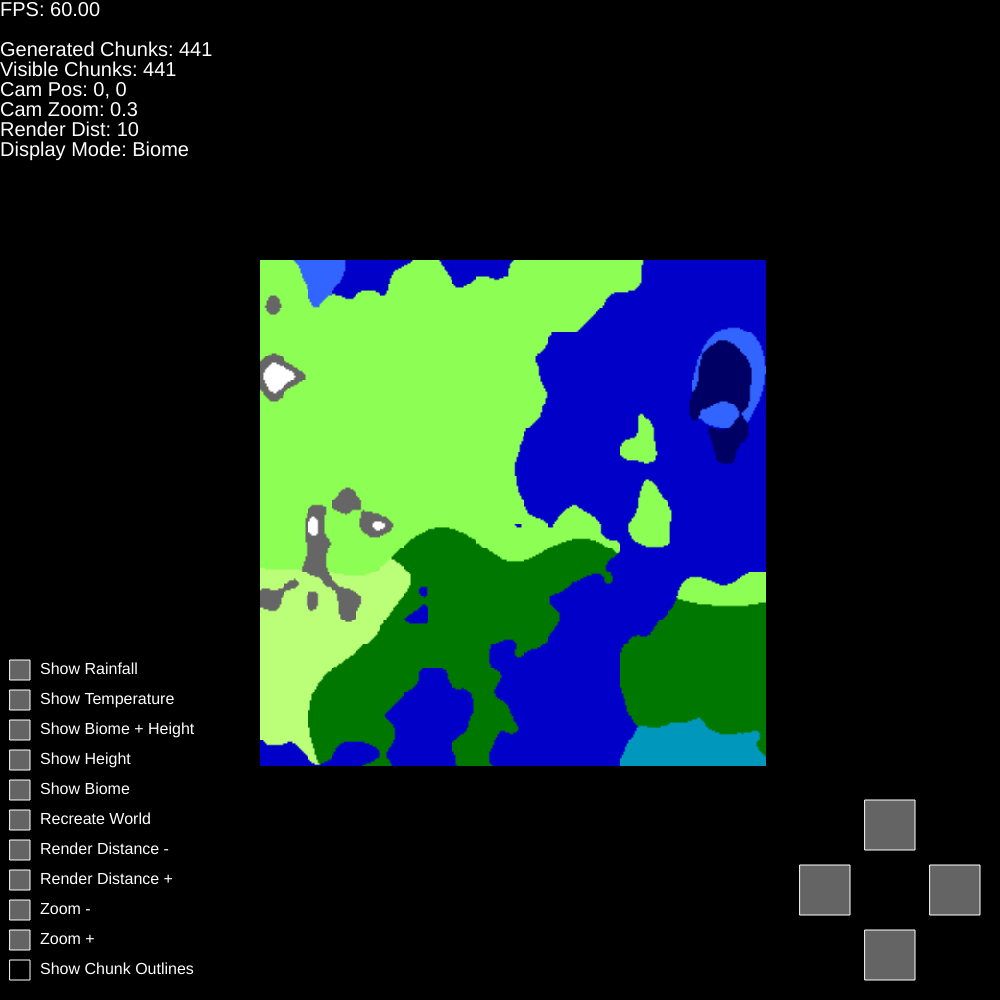
Frame 1 (no input)
Frame 60 (no input): identical to frame 1, image omitted
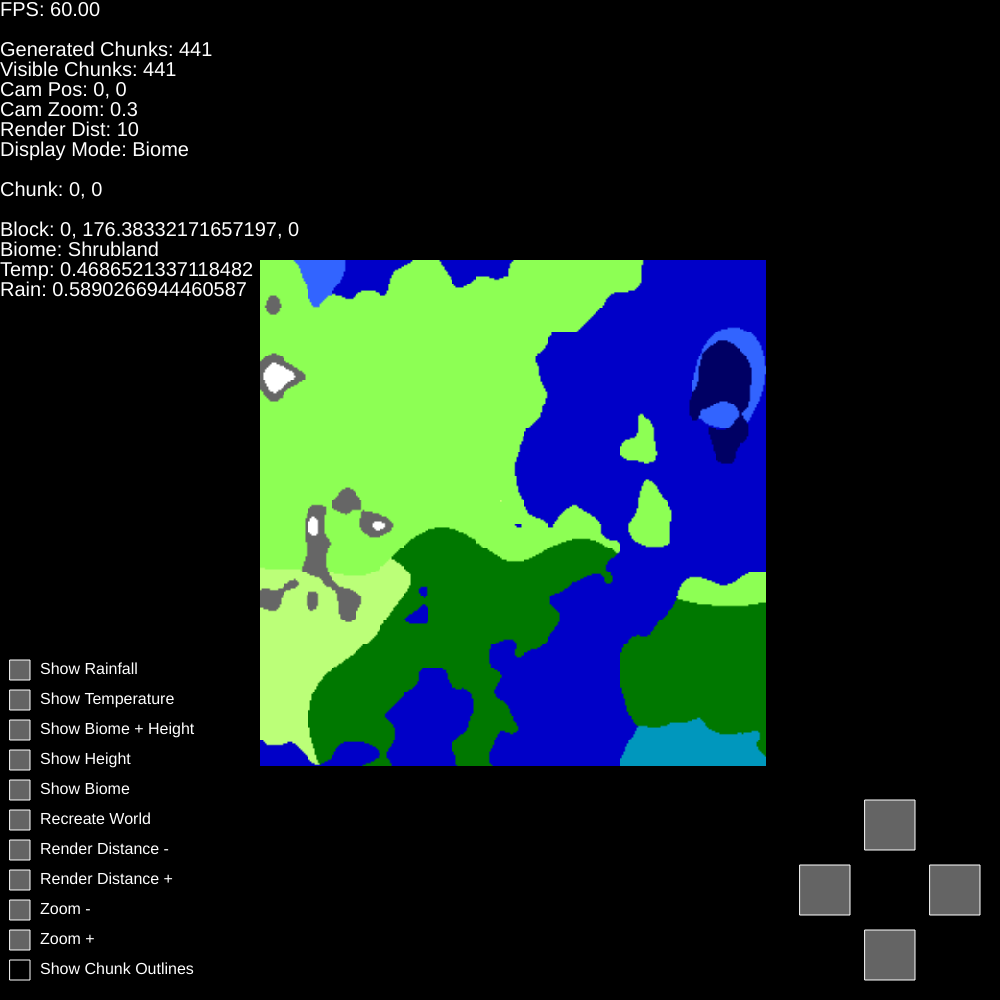
Frame 120 (the mouse pressed at the canvas centre since frame 60)

The p5.js sketch that drew these frames (run headless with seeded random() and noise() and a simulated clock; from frame 60 on, the mouse is pressed at the canvas centre):

// p5.js sketch
// ── sketch.js
/*
  Port of Processing (Java) sketch to p5.js (single-file)
  Notes:
  - Requires p5.js to be loaded before this script in an HTML page.
  - Global mode is used: setup(), draw(), and event handlers are defined globally.
*/

'use strict';

// ===== Constants =====
const CHUNK_SIZE = 16;
const CHUNK_HEIGHT_MIN = 0;
const SEA_LEVEL = 150;
const CHUNK_HEIGHT_MAX = 300;

const DEFAULT_CAM_ZOOM = 0.3;
const DEFAULT_RENDER_DISTANCE = 10; // lower default for web perf

// ===== Globals =====
let camX = 0;
let camZ = 0;
let prevCamChunkX = 0, prevCamChunkZ = 0;
let prevCamChunkX2 = 0, prevCamChunkZ2 = 0;
let camZoom = DEFAULT_CAM_ZOOM;
let camMoveSpeed = 2.5;
let renderDistance = DEFAULT_RENDER_DISTANCE;
let generatedChunks = [];
let visibleChunks = [];

let worldGenScale = 0.01;
let worldGenType = 'Default'; // 'Default', 'Flat', 'Zenith'

let getVisibleChunksNextFrame = true;

let visibleSize = 5;

let displayMode = 'Biome';

let heldKeys = [];

let mouseOverChunk = null;
let mouseOverBlock = null;

// UI
let showChunkOutlinesCheckBox;
let buttons = [];
let zoomInButton, zoomOutButton;
let increaseRenderDistanceButton, decreaseRenderDistanceButton;
let recreateWorldButton;
let renderModeBiomeButton, renderModeHeightButton, renderModeBiomeHeightButton, renderModeTempButton, renderModeRainButton;
let navForwardButton, navBackButton, navLeftButton, navRightButton; // bottom-right navigation buttons

// ===== Helpers =====
function drawSquare(x, y, s) { rect(x, y, s, s); }

function containsInt(arr, v){ return arr.indexOf(v) !== -1; }

function removeInt(arr, v){
  const i = arr.indexOf(v);
  if(i !== -1){ arr.splice(i, 1); }
}

// ===== Classes =====
class Block {
  constructor(){
    this.x = 0; this.z = 0;
    this.y = 0;
    this.temp = 0;
    this.rainfall = 0;
    this.biome = null;
  }
}

class BiomeCls {
  constructor(name, r, g, b){
    this.name = name;
    this.r = r; this.g = g; this.b = b;
  }
  getColor(){ return color(this.r, this.g, this.b); }
}

// Keep the same names as the Processing enum for easy mapping
const Biome = {
  DESERT:      new BiomeCls('Desert',       255, 255, 100),
  SAVANNA:     new BiomeCls('Savanna',      187, 255, 120),
  PLAINS:      new BiomeCls('Plains',       100, 255, 100),
  SHRUBLAND:   new BiomeCls('Shrubland',    141, 255,  84),
  JUNGLE:      new BiomeCls('Jungle',         0, 200,   0),
  FOREST:      new BiomeCls('Forest',         0, 120,   0),
  BEACH:       new BiomeCls('Beach',        255, 255,   0),
  SNOWYPEAKS:  new BiomeCls('Snowy Peaks',  255, 255, 255),
  TUNDRA:      new BiomeCls('Tundra',       200, 200, 200),
  TAIGA:       new BiomeCls('Taiga',        120, 255, 196),
  OCEAN:       new BiomeCls('Ocean',          0,   0, 200),
  DEEPOCEAN:   new BiomeCls('Deep Ocean',     0,   0, 100),
  WARMOCEAN:   new BiomeCls('Warm Ocean',     0, 151, 189),
  COLDOCEAN:   new BiomeCls('Cold Ocean',    50, 100, 255),
  MOUNTAINS:   new BiomeCls('Mountains',    102, 102, 102),
  NULL:        new BiomeCls('Null',           0,   0,   0)
};

class Button {
  constructor(pos_, size_, label_, clickHandler_){
    this.pos = pos_.copy ? pos_.copy() : createVector(pos_.x, pos_.y);
    this.size = size_;
    this.label = label_;
    this.img = null;
    this.clickHandler = clickHandler_ || { onClick: () => {} };
    buttons.push(this);
  }
  isMouseOver(){
    return mouseX > this.pos.x && mouseX < this.pos.x + this.size && mouseY > this.pos.y && mouseY < this.pos.y + this.size;
  }
  onClick(){ /* unused (compat) */ }
  render(){
    // Box
    strokeWeight(1);
    stroke(255);
    fill(100);
    if(this.isMouseOver()) fill(200);
    drawSquare(this.pos.x, this.pos.y, this.size);

    // Image
    if(this.img){ image(this.img, this.pos.x, this.pos.y, this.size, this.size); }

    // Transparent background for label
    noStroke();
    fill(0, 10);
    rect(this.pos.x + this.size * 1.5, this.pos.y, textWidth(this.label), this.size);

    // Label
    fill(255);
    noStroke();
    textAlign(LEFT, CENTER);
    textSize(this.size * 0.8);
    text(this.label, this.pos.x + this.size * 1.5, this.pos.y + this.size / 2);
  }
}

class CheckBox {
  constructor(pos_, size_, label_){
    this.pos = pos_.copy ? pos_.copy() : createVector(pos_.x, pos_.y);
    this.size = size_;
    this.label = label_;
    this.checked = false;
  }
  render(){
    // Box
    strokeWeight(1);
    stroke(255);
    noFill();
    drawSquare(this.pos.x, this.pos.y, this.size);

    // Check cross
    if(this.checked){
      line(this.pos.x, this.pos.y, this.pos.x + this.size, this.pos.y + this.size);
      line(this.pos.x + this.size, this.pos.y, this.pos.x, this.pos.y + this.size);
    }

    // Transparent background for label
    noStroke();
    fill(0, 100);
    rect(this.pos.x + this.size * 1.5, this.pos.y, textWidth(this.label), this.size);

    // Label
    fill(255);
    noStroke();
    textAlign(LEFT, CENTER);
    textSize(this.size * 0.8);
    text(this.label, this.pos.x + this.size * 1.5, this.pos.y + this.size / 2);
  }
  isMouseOver(){
    return mouseX > this.pos.x && mouseX < this.pos.x + this.size && mouseY > this.pos.y && mouseY < this.pos.y + this.size;
  }
  toggle(){ this.checked = !this.checked; }
}

class Chunk {
  constructor(){
    this.x = 0; this.z = 0;
    this.blocks = new Array(CHUNK_SIZE);
    for(let i=0; i<CHUNK_SIZE; i++){ this.blocks[i] = new Array(CHUNK_SIZE); }
    // Offscreen render target for this chunk (p5.Graphics) and dirty flag
    this.gfx = null;
    this.dirty = true;
    this.lastRenderedMode = null;
  }
}

// ===== Setup & Draw =====
function setup(){
  createCanvas(1000, 1000);
  // Reduce device pixel ratio to 1 for faster drawing on high-DPI displays
  pixelDensity(1);
  // 60 FPS is smoother and less CPU intensive on web
  frameRate(60);

  generatedChunks = [];
  visibleChunks = [];

  noiseDetail(4, 0.5);

  heldKeys = [];

  showChunkOutlinesCheckBox = new CheckBox(createVector(10, height - 40), 20, 'Show Chunk Outlines');
  zoomInButton = new Button(createVector(10, height - 70), 20, 'Zoom +', { onClick: () => changeCamZoom(1) });
  zoomOutButton = new Button(createVector(10, height - 100), 20, 'Zoom -', { onClick: () => changeCamZoom(-1) });
  increaseRenderDistanceButton = new Button(createVector(10, height - 130), 20, 'Render Distance +', { onClick: () => changeRenderDistance(1) });
  decreaseRenderDistanceButton = new Button(createVector(10, height - 160), 20, 'Render Distance -', { onClick: () => changeRenderDistance(-1) });
  recreateWorldButton = new Button(createVector(10, height - 190), 20, 'Recreate World', { onClick: () => recreateWorld() });
  renderModeBiomeButton = new Button(createVector(10, height - 220), 20, 'Show Biome', { onClick: () => { displayMode = 'Biome'; } });
  renderModeHeightButton = new Button(createVector(10, height - 250), 20, 'Show Height', { onClick: () => { displayMode = 'Height'; } });
  renderModeBiomeHeightButton = new Button(createVector(10, height - 280), 20, 'Show Biome + Height', { onClick: () => { displayMode = 'Biome + Height'; } });
  renderModeTempButton = new Button(createVector(10, height - 310), 20, 'Show Temperature', { onClick: () => { displayMode = 'Temperature'; } });
  renderModeRainButton = new Button(createVector(10, height - 340), 20, 'Show Rainfall', { onClick: () => { displayMode = 'Rainfall'; } });

  // Bottom-right navigation buttons (D-pad)
  const navSize = 50;
  const navSpacing = 15;
  // Place cluster with enough right margin for label rendering area
  const clusterX = width - 200; // tuned so label area won't overflow
  const clusterY = height - 200;
  // Up
  navForwardButton = new Button(createVector(clusterX + navSize + navSpacing, clusterY), navSize, '', { onClick: () => moveCam(0, -5) });
  // Left, Right
  navLeftButton   = new Button(createVector(clusterX, clusterY + navSize + navSpacing), navSize, '', { onClick: () => moveCam(-5, 0) });
  navRightButton  = new Button(createVector(clusterX + (navSize + navSpacing) * 2, clusterY + navSize + navSpacing), navSize, '', { onClick: () => moveCam(5, 0) });
  // Down
  navBackButton   = new Button(createVector(clusterX + navSize + navSpacing, clusterY + (navSize + navSpacing) * 2), navSize, '', { onClick: () => moveCam(0, 5) });
}

function draw(){
  processKeys();

  if(getVisibleChunksNextFrame){
    getVisibleChunks();
    getVisibleChunksNextFrame = false;
  }

  background(0);
  renderVisibleChunks();
  renderUI();
}

// ===== World / Chunks =====
function generateChunk(chunkX, chunkZ){
  const newChunk = new Chunk();
  newChunk.x = chunkX;
  newChunk.z = chunkZ;
  // Create offscreen graphics for this chunk (one pixel per block)
  newChunk.gfx = createGraphics(CHUNK_SIZE, CHUNK_SIZE);
  newChunk.gfx.pixelDensity(1);
  newChunk.gfx.noStroke();

  const chunkWorldX = chunkX * CHUNK_SIZE;
  const chunkWorldZ = chunkZ * CHUNK_SIZE;

  // Create blocks
  for(let zi=0; zi<CHUNK_SIZE; zi++){
    for(let xi=0; xi<CHUNK_SIZE; xi++){
      const newBlock = new Block();
      newBlock.x = chunkWorldX + xi;
      newBlock.z = chunkWorldZ + zi;
      newChunk.blocks[xi][zi] = newBlock;
    }
  }

  if(worldGenType === 'Default'){
    // Islands (height)
    for(let zi=0; zi<CHUNK_SIZE; zi++){
      for(let xi=0; xi<CHUNK_SIZE; xi++){
        const block = newChunk.blocks[xi][zi];
        const localScale = worldGenScale;
        const offsetX = 56852;
        const offsetZ = 27384;
        const n = noise((chunkWorldX + xi + offsetX) * localScale, (chunkWorldZ + zi + offsetZ) * localScale);
        const y = map(n, 0, 1, CHUNK_HEIGHT_MIN, CHUNK_HEIGHT_MAX);
        block.y = y;
      }
    }

    // Temperature
    for(let zi=0; zi<CHUNK_SIZE; zi++){
      for(let xi=0; xi<CHUNK_SIZE; xi++){
        const block = newChunk.blocks[xi][zi];
        const localScale = worldGenScale / 4;
        const offsetX = 97445;
        const offsetZ = 43758;
        const n = noise((chunkWorldX + xi + offsetX) * localScale, (chunkWorldZ + zi + offsetZ) * localScale);
        block.temp = n;
      }
    }

    // Rainfall
    for(let zi=0; zi<CHUNK_SIZE; zi++){
      for(let xi=0; xi<CHUNK_SIZE; xi++){
        const block = newChunk.blocks[xi][zi];
        const localScale = worldGenScale / 4;
        const offsetX = 85637;
        const offsetZ = 23548;
        const n = noise((chunkWorldX + xi + offsetX) * localScale, (chunkWorldZ + zi + offsetZ) * localScale);
        block.rainfall = n;
      }
    }

    // Biomes
    for(let zi=0; zi<CHUNK_SIZE; zi++){
      for(let xi=0; xi<CHUNK_SIZE; xi++){
        const block = newChunk.blocks[xi][zi];
        const y = block.y;
        const temp = block.temp;
        const rainfall = block.rainfall;

        let biome = null;

        if(y < SEA_LEVEL){
          // Oceans
          if(y < (SEA_LEVEL / 2.0)){
            biome = Biome.DEEPOCEAN;
          } else {
            if(temp < 0.33){      biome = Biome.COLDOCEAN; }
            else if(temp < 0.66){ biome = Biome.OCEAN; }
            else {                 biome = Biome.WARMOCEAN; }
          }
        }
        else if(y < CHUNK_HEIGHT_MAX / 1.4){
          // Land
          if(temp < 0.25){
            if(rainfall < 0.25){ biome = Biome.TUNDRA; }
            else {               biome = Biome.TAIGA; }
          }
          else if(temp < 0.5){
            if(rainfall < 0.25){ biome = Biome.PLAINS; }
            else {               biome = Biome.SHRUBLAND; }
          }
          else{
            if(rainfall < 0.25){      biome = Biome.DESERT; }
            else if(rainfall < 0.5){  biome = Biome.SAVANNA; }
            else if(rainfall < 0.75){ biome = Biome.FOREST; }
            else {                    biome = Biome.JUNGLE; }
          }
          if(biome == null){ block.biome = Biome.NULL; }
        }
        else{
          // Mountains
          biome = Biome.MOUNTAINS;
          if(temp > 0.5){
            if(y > CHUNK_HEIGHT_MAX / 1.2){ biome = Biome.SNOWYPEAKS; }
          } else {
            if(y > CHUNK_HEIGHT_MAX / 1.35){ biome = Biome.SNOWYPEAKS; }
          }
        }

        block.biome = biome;
      }
    }
  }
  else if(worldGenType === 'Flat'){
    // Flat Plains
    for(let zi=0; zi<CHUNK_SIZE; zi++){
      for(let xi=0; xi<CHUNK_SIZE; xi++){
        const block = newChunk.blocks[xi][zi];
        block.y = SEA_LEVEL;
        block.temp = 0.5;
        block.rainfall = 0.5;
        block.biome = Biome.PLAINS;
      }
    }
  }
  else if(worldGenType === 'Zenith'){
    const islandRadius = 500;
    const islandCenter = createVector(0, 0);
    const oceanFloorMax = SEA_LEVEL / 2;

    for(let zi=0; zi<CHUNK_SIZE; zi++){
      for(let xi=0; xi<CHUNK_SIZE; xi++){
        const block = newChunk.blocks[xi][zi];
        const localScale = worldGenScale;
        const offsetX = 56852;
        const offsetZ = 27384;
        const n = noise((chunkWorldX + xi + offsetX) * localScale, (chunkWorldZ + zi + offsetZ) * localScale);
        const oceanElev = map(n, 0, 1, CHUNK_HEIGHT_MIN, oceanFloorMax);

        const directionToCenter = atan2((chunkWorldZ + zi) - islandCenter.y, (chunkWorldX + xi) - islandCenter.x);
        const islandEdgeVariationNoise = noise(cos(directionToCenter) + 1000, sin(directionToCenter) + 1000);
        const islandEdgeVariation = map(islandEdgeVariationNoise, 0, 1, -1, 1) * islandRadius / 4.0;
        const variedIslandRadius = islandRadius + islandEdgeVariation;
        const distFromIslandCenter = dist(chunkWorldX + xi, chunkWorldZ + zi, islandCenter.x, islandCenter.y);
        const distFromIslandEdge = distFromIslandCenter - variedIslandRadius;
        const oceanToIslandBlendDist = (variedIslandRadius / 4.0);
        const distFromIslandEdgeClamped = constrain(distFromIslandEdge, 0, oceanToIslandBlendDist);

        const distFromOceanIslandBlend = distFromIslandEdge - oceanToIslandBlendDist;
        const oceanMaxDistanceFromIsland = variedIslandRadius * 3;

        let y = CHUNK_HEIGHT_MIN;

        if(distFromIslandEdgeClamped < oceanToIslandBlendDist){
          // Blend from ocean to island
          const blendFactor = map(distFromIslandEdgeClamped, 0, oceanToIslandBlendDist, 1, 0);
          const diffToSeaLevel = SEA_LEVEL - oceanElev;
          y = oceanElev + (diffToSeaLevel * blendFactor);
        }
        else if(distFromOceanIslandBlend < oceanMaxDistanceFromIsland){
          // Blend from deep ocean to ocean
          // const blendFactor = map(distFromOceanIslandBlend, 0, oceanMaxDistanceFromIsland, 0, 1);
          // const diffToSeaLevel = SEA_LEVEL - oceanElev;
          y = oceanElev;
        }
        block.y = y;
      }
    }

    // Temperature
    for(let zi=0; zi<CHUNK_SIZE; zi++){
      for(let xi=0; xi<CHUNK_SIZE; xi++){
        const block = newChunk.blocks[xi][zi];
        const localScale = worldGenScale / 4;
        const offsetX = 97445;
        const offsetZ = 43758;
        const n = noise((chunkWorldX + xi + offsetX) * localScale, (chunkWorldZ + zi + offsetZ) * localScale);
        block.temp = n;
      }
    }

    // Rainfall
    for(let zi=0; zi<CHUNK_SIZE; zi++){
      for(let xi=0; xi<CHUNK_SIZE; xi++){
        const block = newChunk.blocks[xi][zi];
        const localScale = worldGenScale / 4;
        const offsetX = 85637;
        const offsetZ = 23548;
        const n = noise((chunkWorldX + xi + offsetX) * localScale, (chunkWorldZ + zi + offsetZ) * localScale);
        block.rainfall = n;
      }
    }

    // Biomes
    for(let zi=0; zi<CHUNK_SIZE; zi++){
      for(let xi=0; xi<CHUNK_SIZE; xi++){
        const block = newChunk.blocks[xi][zi];
        const y = block.y;
        const temp = block.temp;
        const rainfall = block.rainfall;

        let biome = null;

        if(y < SEA_LEVEL){
          if(y < (SEA_LEVEL / 2.0)){
            biome = Biome.DEEPOCEAN;
          } else {
            if(temp < 0.33){      biome = Biome.COLDOCEAN; }
            else if(temp < 0.66){ biome = Biome.OCEAN; }
            else {                 biome = Biome.WARMOCEAN; }
          }
        }
        else if(y < CHUNK_HEIGHT_MAX / 1.4){
          if(temp < 0.25){
            if(rainfall < 0.25){ biome = Biome.TUNDRA; }
            else {               biome = Biome.TAIGA; }
          }
          else if(temp < 0.5){
            if(rainfall < 0.25){ biome = Biome.PLAINS; }
            else {               biome = Biome.SHRUBLAND; }
          }
          else{
            if(rainfall < 0.25){      biome = Biome.DESERT; }
            else if(rainfall < 0.5){  biome = Biome.SAVANNA; }
            else if(rainfall < 0.75){ biome = Biome.FOREST; }
            else {                    biome = Biome.JUNGLE; }
          }
          if(biome == null){ block.biome = Biome.NULL; }
        }
        else{
          biome = Biome.MOUNTAINS;
          if(temp > 0.5){
            if(y > CHUNK_HEIGHT_MAX / 1.2){ biome = Biome.SNOWYPEAKS; }
          } else {
            if(y > CHUNK_HEIGHT_MAX / 1.35){ biome = Biome.SNOWYPEAKS; }
          }
        }

        block.biome = biome;
      }
    }
  }

  generatedChunks.push(newChunk);
  // Mark for initial render to gfx on first draw
  newChunk.dirty = true;
  return newChunk;
}

function getGeneratedChunk(chunkX, chunkZ){
  for(const generatedChunk of generatedChunks){
    if(generatedChunk.x === chunkX && generatedChunk.z === chunkZ){ return generatedChunk; }
  }
  return null;
}

function chunkIsAlreadyGenerated(chunkX, chunkZ){
  return getGeneratedChunk(chunkX, chunkZ) !== null;
}

function getVisibleChunk(chunkX, chunkZ){
  for(const visibleChunk of visibleChunks){
    if(visibleChunk.x === chunkX && visibleChunk.z === chunkZ){ return visibleChunk; }
  }
  return null;
}

function chunkIsAlreadyVisible(chunkX, chunkZ){
  return getVisibleChunk(chunkX, chunkZ) !== null;
}

function recreateWorld(){
  noStroke();
  fill(0, 200);
  rect(0, 0, width, height);
  textAlign(CENTER, CENTER);
  textSize(50);
  fill(255);
  text('Recreating World...', width / 2, height / 2);

  camX = 0;
  camZ = 0;
  camZoom = DEFAULT_CAM_ZOOM;
  renderDistance = DEFAULT_RENDER_DISTANCE;

  generatedChunks.length = 0;
  visibleChunks.length = 0;
  noiseSeed(int(random(100000)));
  getVisibleChunksNextFrame = true;
}

function getVisibleChunks(){
  // Get chunk coordinates of camera
  const camChunkX = floor(camX / CHUNK_SIZE);
  const camChunkZ = floor(camZ / CHUNK_SIZE);

  // Initial full fill to avoid gaps when starting or after clears
  if(visibleChunks.length === 0){
    for(let dz = -renderDistance; dz <= renderDistance; dz++){
      for(let dx = -renderDistance; dx <= renderDistance; dx++){
        const chunkX = camChunkX + dx;
        const chunkZ = camChunkZ + dz;
        if(chunkIsAlreadyGenerated(chunkX, chunkZ)){
          visibleChunks.push(getGeneratedChunk(chunkX, chunkZ));
        } else {
          visibleChunks.push(generateChunk(chunkX, chunkZ));
        }
      }
    }
    prevCamChunkX2 = camChunkX;
    prevCamChunkZ2 = camChunkZ;
    return;
  }

  let dx = camChunkX - prevCamChunkX2;
  let dz = camChunkZ - prevCamChunkZ2;

  // Stepwise update from previous to current chunk to avoid holes when skipping multiple chunks per frame
  while(dx !== 0 || dz !== 0){
    if(dx !== 0){
      const stepX = dx > 0 ? 1 : -1;

      // Remove one column on the opposite edge and add one column on the moving edge, using the previous Z baseline
      for(let zOff = -renderDistance; zOff <= renderDistance; zOff++){
        const removeChunkX = prevCamChunkX2 - (renderDistance * stepX);
        const removeChunkZ = prevCamChunkZ2 + zOff;
        const toRemove = getVisibleChunk(removeChunkX, removeChunkZ);
        if(toRemove){
          const idx = visibleChunks.indexOf(toRemove);
          if(idx !== -1) visibleChunks.splice(idx, 1);
        }

        const addChunkX = prevCamChunkX2 + (renderDistance * stepX) + stepX;
        const addChunkZ = prevCamChunkZ2 + zOff;
        if(chunkIsAlreadyGenerated(addChunkX, addChunkZ)){
          visibleChunks.push(getGeneratedChunk(addChunkX, addChunkZ));
        } else {
          visibleChunks.push(generateChunk(addChunkX, addChunkZ));
        }
      }

      prevCamChunkX2 += stepX;
      dx -= stepX;
    } else if(dz !== 0){
      const stepZ = dz > 0 ? 1 : -1;

      // Remove one row on the opposite edge and add one row on the moving edge, using the previous X baseline
      for(let xOff = -renderDistance; xOff <= renderDistance; xOff++){
        const removeChunkX = prevCamChunkX2 + xOff;
        const removeChunkZ = prevCamChunkZ2 - (renderDistance * stepZ);
        const toRemove = getVisibleChunk(removeChunkX, removeChunkZ);
        if(toRemove){
          const idx = visibleChunks.indexOf(toRemove);
          if(idx !== -1) visibleChunks.splice(idx, 1);
        }

        const addChunkX = prevCamChunkX2 + xOff;
        const addChunkZ = prevCamChunkZ2 + (renderDistance * stepZ) + stepZ;
        if(chunkIsAlreadyGenerated(addChunkX, addChunkZ)){
          visibleChunks.push(getGeneratedChunk(addChunkX, addChunkZ));
        } else {
          visibleChunks.push(generateChunk(addChunkX, addChunkZ));
        }
      }

      prevCamChunkZ2 += stepZ;
      dz -= stepZ;
    }
  }
}

function getVisibleChunksO(){
  const camChunkX = floor(camX / CHUNK_SIZE);
  const camChunkZ = floor(camZ / CHUNK_SIZE);

  visibleChunks.length = 0;

  for(let dz = -renderDistance; dz <= renderDistance; dz++){
    for(let dx = -renderDistance; dx <= renderDistance; dx++){
      const chunkX = camChunkX + dx;
      const chunkZ = camChunkZ + dz;
      if(chunkIsAlreadyGenerated(chunkX, chunkZ)){
        visibleChunks.push(getGeneratedChunk(chunkX, chunkZ));
      } else {
        visibleChunks.push(generateChunk(chunkX, chunkZ));
      }
    }
  }
}

function renderVisibleChunks(){
  // Render chunk images
  noStroke();
  for(const visibleChunk of visibleChunks){
    const chunkX = visibleChunk.x;
    const chunkZ = visibleChunk.z;
    const chunkWorldX = chunkX * CHUNK_SIZE;
    const chunkWorldZ = chunkZ * CHUNK_SIZE;

    // Re-render to offscreen image if needed (mode change or first time)
    if(visibleChunk.dirty || visibleChunk.lastRenderedMode !== displayMode){
      renderChunkToImage(visibleChunk);
      visibleChunk.dirty = false;
      visibleChunk.lastRenderedMode = displayMode;
    }

    // Where to draw the chunk image on screen
    const squareX = ((chunkWorldX - camX) * visibleSize) * camZoom;
    const squareZ = ((chunkWorldZ - camZ) * visibleSize) * camZoom;
    const sSize = (CHUNK_SIZE * visibleSize) * camZoom * 1.1;

    const drawX = width/2 + squareX;
    const drawY = width/2 + squareZ; // keep consistent with original

    // Quick culling if completely off-screen
    if(drawX + sSize < 0 || drawY + sSize < 0 || drawX > width || drawY > height){
      continue;
    }

    image(visibleChunk.gfx, drawX, drawY, sSize, sSize);
  }

  // Highlight hovered block with a simple overlay (lighten color)
  if(mouseOverBlock){
    const bx = mouseOverBlock.x;
    const bz = mouseOverBlock.z;
    const rsz = visibleSize * camZoom * 1.1;
    const sx = ((bx - camX) * visibleSize) * camZoom;
    const sz = ((bz - camZ) * visibleSize) * camZoom;
    const drawX = width/2 + sx;
    const drawY = width/2 + sz;
    const rgb = computeBlockRGB(mouseOverBlock);
    fill(Math.min(255, rgb[0] * 1.5), Math.min(255, rgb[1] * 1.5), Math.min(255, rgb[2] * 1.5), 220);
    noStroke();
    if(rsz > 1){
      drawSquare(drawX, drawY, rsz);
    } else {
      // If very zoomed out, draw a point
      stroke(255);
      point(drawX, drawY);
    }
  }

  // Render Chunk Outlines
  if(showChunkOutlinesCheckBox.checked){
    if(camZoom > 0.2){
      noFill();
      for(const visibleChunk of visibleChunks){
        const chunkX = visibleChunk.x;
        const chunkZ = visibleChunk.z;
        const chunkWorldX = chunkX * CHUNK_SIZE;
        const chunkWorldZ = chunkZ * CHUNK_SIZE;

        const squareX = ((chunkWorldX - camX) * visibleSize) * camZoom;
        const squareZ = ((chunkWorldZ - camZ) * visibleSize) * camZoom;
        const sSize = (CHUNK_SIZE * visibleSize) * camZoom;

        if(mouseOverChunk){
          if(visibleChunk === mouseOverChunk){
            strokeWeight(2);
            stroke(0, 255, 0);
          } else {
            strokeWeight(1);
            stroke(255, 25);
          }
        } else {
          strokeWeight(1);
          stroke(255, 25);
        }

        drawSquare(width/2 + squareX, width/2 + squareZ, sSize);
      }
    }
  }
}

// Compute RGB for a block given current displayMode
function computeBlockRGB(block){
  let r = 0, g = 0, b = 0;
  if(displayMode === 'Biome'){
    if(block.biome){
      r = block.biome.r;
      g = block.biome.g;
      b = block.biome.b;
    }
  }
  else if(displayMode === 'Temperature'){
    r = map(block.temp, 0, 1, 0, 255);
    g = map(block.temp, 0, 1, 0, 100);
    b = map(block.temp, 0, 1, 255, 0);
  }
  else if(displayMode === 'Rainfall'){
    r = 255 * (1 - block.rainfall);
    g = 255 * (1 - block.rainfall);
    b = (255 * (1 - block.rainfall)) + (255 * block.rainfall);
  }
  else if(displayMode === 'Height'){
    const v = map(block.y, CHUNK_HEIGHT_MIN, CHUNK_HEIGHT_MAX, 0, 255);
    r = v; g = v; b = v;
  }
  else if(displayMode === 'Biome + Height'){
    const br = block.biome ? block.biome.r : 0;
    const bg = block.biome ? block.biome.g : 0;
    const bb = block.biome ? block.biome.b : 0;
    r = map(block.y, CHUNK_HEIGHT_MIN, CHUNK_HEIGHT_MAX, 0, br);
    g = map(block.y, CHUNK_HEIGHT_MIN, CHUNK_HEIGHT_MAX, 0, bg);
    b = map(block.y, CHUNK_HEIGHT_MIN, CHUNK_HEIGHT_MAX, 0, bb);
  }
  return [r|0, g|0, b|0];
}

// Render the entire chunk once into its offscreen image
function renderChunkToImage(chunk){
  const gfx = chunk.gfx;
  if(!gfx) return;
  gfx.loadPixels();
  const w = gfx.width;
  const h = gfx.height;
  for(let zi=0; zi<h; zi++){
    for(let xi=0; xi<w; xi++){
      const block = chunk.blocks[xi][zi];
      const rgb = computeBlockRGB(block);
      const idx = 4 * ((zi * w) + xi);
      gfx.pixels[idx + 0] = rgb[0];
      gfx.pixels[idx + 1] = rgb[1];
      gfx.pixels[idx + 2] = rgb[2];
      gfx.pixels[idx + 3] = 255;
    }
  }
  gfx.updatePixels();
}

function renderUI(){
  renderText();
  showChunkOutlinesCheckBox.render();
  for(const b of buttons){ b.render(); }

  // Legend for non-biome modes
  if(displayMode === 'Height' || displayMode === 'Biome + Height' || displayMode === 'Temperature' || displayMode === 'Rainfall'){
    const boxSize = 30;
    const padding = 5;
    const spacing = 40;
    const totalWidth = (boxSize * 2) + spacing;
    const startX = width / 2.0 - (totalWidth / 2.0);
    const startY = height - boxSize - padding;

    const secondBoxX = startX + boxSize + spacing;

    // Min
    fill(0);
    rect(startX, startY, boxSize, boxSize);
    let minCol = color(0);
    if(displayMode === 'Height' || displayMode === 'Biome + Height'){
      minCol = color(0, 0, 0);
    }
    else if(displayMode === 'Temperature'){
      minCol = color(0, 0, 255);
    }
    else if(displayMode === 'Rainfall'){
      minCol = color(255, 255, 255);
    }
    fill(minCol);
    rect(startX + 2, startY + 2, boxSize - 4, boxSize - 4);

    // Max
    fill(0);
    rect(secondBoxX, startY, boxSize, boxSize);
    let maxCol = color(255);
    if(displayMode === 'Height' || displayMode === 'Biome + Height'){
      maxCol = color(255, 255, 255);
    }
    else if(displayMode === 'Temperature'){
      maxCol = color(255, 0, 0);
    }
    else if(displayMode === 'Rainfall'){
      maxCol = color(0, 0, 255);
    }
    fill(maxCol);
    rect(secondBoxX + 2, startY + 2, boxSize - 4, boxSize - 4);

    // Labels
    textSize(12);
    textAlign(LEFT, CENTER);
    noStroke();
    fill(255);
    const labelY = startY + boxSize / 2.0;
    const labelGap = 6;
    const minLabelX = startX + boxSize + labelGap;
    const maxLabelX = secondBoxX + boxSize + labelGap;

    let minLabel = 'Min';
    let maxLabel = 'Max';
    if(displayMode === 'Rainfall'){
      minLabel = 'dry';
      maxLabel = 'wet';
    }
    else if(displayMode === 'Temperature'){
      minLabel = 'cold';
      maxLabel = 'hot';
    }
    else if(displayMode === 'Height' || displayMode === 'Biome + Height'){
      minLabel = 'low';
      maxLabel = 'high';
    }

    text(minLabel, minLabelX, labelY);
    text(maxLabel, maxLabelX, labelY);
  }
}

function renderText(){
  const infoLines = [];
  infoLines.push('FPS: ' + nf(frameRate(), 0, 2));
  infoLines.push('');
  infoLines.push('Generated Chunks: ' + generatedChunks.length);
  infoLines.push('Visible Chunks: ' + visibleChunks.length);
  infoLines.push('Cam Pos: ' + camX + ', ' + camZ);
  infoLines.push('Cam Zoom: ' + camZoom);
  infoLines.push('Render Dist: ' + renderDistance);
  infoLines.push('Display Mode: ' + displayMode);
  if(mouseOverChunk){
    infoLines.push('');
    infoLines.push('Chunk: ' + mouseOverChunk.x + ', ' + mouseOverChunk.z);
  }
  if(mouseOverBlock){
    infoLines.push('');
    infoLines.push('Block: ' + mouseOverBlock.x + ', ' + mouseOverBlock.y + ', ' + mouseOverBlock.z);
    if(mouseOverBlock.biome){ infoLines.push('Biome: ' + mouseOverBlock.biome.name); }
    infoLines.push('Temp: ' + mouseOverBlock.temp);
    infoLines.push('Rain: ' + mouseOverBlock.rainfall);
  }
  const textSizeVal = 20;
  textSize(textSizeVal);
  textAlign(LEFT, TOP);

  noStroke();
  for(let i=0; i<infoLines.length; i++){
    const infoLine = infoLines[i];
    fill(0, 100);
    rect(0, i * textSizeVal, textWidth(infoLine), textSizeVal);
    fill(255);
    text(infoLine, 0, i * textSizeVal);
  }
}

function setDisplayMode(mode){
  if(mode === displayMode) return;
  displayMode = mode;
  // Mark all generated chunks dirty so they re-render for the new mode
  for(const ch of generatedChunks){ ch.dirty = true; }
}

function moveCam(dirX, dirZ){
  // Check chunk change and update visible chunks if needed
  const camChunkPos = getCamChunkPos();
  const camChunkX = int(camChunkPos.x);
  const camChunkZ = int(camChunkPos.y);
  if(camChunkX !== prevCamChunkX || camChunkZ !== prevCamChunkZ){
    prevCamChunkX = camChunkX;
    prevCamChunkZ = camChunkZ;
    getVisibleChunksNextFrame = true;
  }

  // Move cam based on direction and speed
  let moveSpeed = camMoveSpeed;
  if(containsInt(heldKeys, 16)){ // SHIFT
    moveSpeed = camMoveSpeed * 2;
  }
  else if(containsInt(heldKeys, 17)){ // CTRL
    moveSpeed = camMoveSpeed / 2;
  }
  moveSpeed /= (camZoom * 1);
  camX += dirX * moveSpeed;
  camZ += dirZ * moveSpeed;

  updateMouseOverInfo();
}

function changeRenderDistance(change){
  renderDistance += change;
  renderDistance = constrain(renderDistance, 1, 100);
  getVisibleChunksNextFrame = true;
  visibleChunks.length = 0;
}

function changeCamZoom(direction){
  const zoomSpeed = camZoom / 10;
  camZoom += (zoomSpeed * direction);
  camZoom = constrain(camZoom, 0.1, 10);
}

function getCamChunkPos(){
  const camChunkX = floor(camX / CHUNK_SIZE);
  const camChunkZ = floor(camZ / CHUNK_SIZE);
  return createVector(camChunkX, camChunkZ);
}

function getChunkFromWorldPos(worldX, worldZ){
  const chunkX = floor(worldX / CHUNK_SIZE);
  const chunkZ = floor(worldZ / CHUNK_SIZE);
  return getGeneratedChunk(chunkX, chunkZ);
}

function processKeys(){
  for(const heldKey of heldKeys){
    if(heldKey === 38 || heldKey === 87){ // Up or W
      moveCam(0, -1);
    }
    if(heldKey === 40 || heldKey === 83){ // Down or S
      moveCam(0, 1);
    }
    if(heldKey === 37 || heldKey === 65){ // Left or A
      moveCam(-1, 0);
    }
    if(heldKey === 39 || heldKey === 68){ // Right or D
      moveCam(1, 0);
    }

    if(heldKey === 107){ changeRenderDistance(1); }
    if(heldKey === 109){ changeRenderDistance(-1); }

    if(heldKey === 105){ changeCamZoom(1); }
    if(heldKey === 99){  changeCamZoom(-1); }
  }

  if(mouseIsPressed && mouseButton === LEFT){
    // paintBiome(mouseX, mouseY);
    // Buttons can be clicked via mouseClicked()
  }
}

function keyPressed(){
  if(!containsInt(heldKeys, keyCode)){
    heldKeys.push(keyCode);
  }
}

function keyReleased(){
  // console log for debugging key codes
  console.log(keyCode);

  if(keyCode === 49){ setDisplayMode('Biome'); }
  if(keyCode === 50){ setDisplayMode('Height'); }
  if(keyCode === 51){ setDisplayMode('Biome + Height'); }
  if(keyCode === 52){ setDisplayMode('Temperature'); }
  if(keyCode === 53){ setDisplayMode('Rainfall'); }

  removeInt(heldKeys, keyCode);
}

function mouseMoved(){
  updateMouseOverInfo();

  let mouseIsOverButton = false;
  for(const b of buttons){
    if(b.isMouseOver() || showChunkOutlinesCheckBox.isMouseOver()){
      mouseIsOverButton = true;
      break;
    }
  }
  if(mouseIsOverButton){
    cursor(HAND);
  } else {
    cursor(ARROW);
  }
}

function updateMouseOverInfo(){
  const chunk = getChunkFromScreenPos(mouseX, mouseY);
  mouseOverChunk = chunk || null;

  const block = getBlockFromScreenPos(mouseX, mouseY);
  if(block == null){
    mouseOverBlock = null;
    return;
  }
  mouseOverBlock = block;
}

function getChunkFromScreenPos(screenX, screenY){
  const worldX = ((screenX - width/2) / camZoom) / visibleSize + camX;
  const worldZ = ((screenY - height/2) / camZoom) / visibleSize + camZ;

  const chunkX = floor(worldX / CHUNK_SIZE);
  const chunkZ = floor(worldZ / CHUNK_SIZE);

  if(!chunkIsAlreadyGenerated(chunkX, chunkZ)){
    return null;
  }
  return getGeneratedChunk(chunkX, chunkZ);
}

function getBlockFromScreenPos(screenX, screenY){
  const worldX = ((screenX - width/2) / camZoom) / visibleSize + camX;
  const worldZ = ((screenY - height/2) / camZoom) / visibleSize + camZ;

  const chunkX = floor(worldX / CHUNK_SIZE);
  const chunkZ = floor(worldZ / CHUNK_SIZE);

  if(!chunkIsAlreadyGenerated(chunkX, chunkZ)){
    return null;
  }

  const localX = floor(worldX) - (chunkX * CHUNK_SIZE);
  const localZ = floor(worldZ) - (chunkZ * CHUNK_SIZE);

  const chunk = getGeneratedChunk(chunkX, chunkZ);
  if(chunk == null){ return null; }
  return chunk.blocks[localX][localZ];
}

function getColorFromBiome(biome){
  if(!biome){ return color(0); }
  return biome.getColor();
}

function paintBiome(screenX, screenY){
  const mouseBlock = getBlockFromScreenPos(screenX, screenY);
  if(mouseBlock == null) return;
  const blocksInRadius = getBlocksInRadius(mouseBlock, 10 / camZoom);
  for(const block of blocksInRadius){
    block.biome = Biome.DEEPOCEAN;
  }
  // Refresh cached images on next frame
  for(const ch of generatedChunks){ ch.dirty = true; }
}

function getBlocksInRadius(centerBlock, radius){
  const blocksInRadius = [];
  if(centerBlock == null) return blocksInRadius;

  const centerX = centerBlock.x;
  const centerZ = centerBlock.z;

  for(const visibleChunk of visibleChunks){
    for(let zi=0; zi<CHUNK_SIZE; zi++){
      for(let xi=0; xi<CHUNK_SIZE; xi++){
        const block = visibleChunk.blocks[xi][zi];
        const blockX = block.x;
        const blockZ = block.z;
        const d = dist(centerX, centerZ, blockX, blockZ);
        if(d <= radius){ blocksInRadius.push(block); }
      }
    }
  }
  return blocksInRadius;
}

function mouseClicked(){
  let clickedButton = null;
  for(const b of buttons){
    if(b.isMouseOver()){ clickedButton = b; break; }
  }
  if(clickedButton){ clickedButton.clickHandler.onClick(); }

  if(showChunkOutlinesCheckBox.isMouseOver()){
    showChunkOutlinesCheckBox.checked = !showChunkOutlinesCheckBox.checked;
  }
}

function mouseWheel(event){
  const e = event.delta; // positive on down, negative on up
  const zoomSpeed = (camZoom / 50) * 5;
  camZoom -= e * zoomSpeed * 0.01; // scale down for browser delta
  camZoom = constrain(camZoom, 0.1, 10);
}
